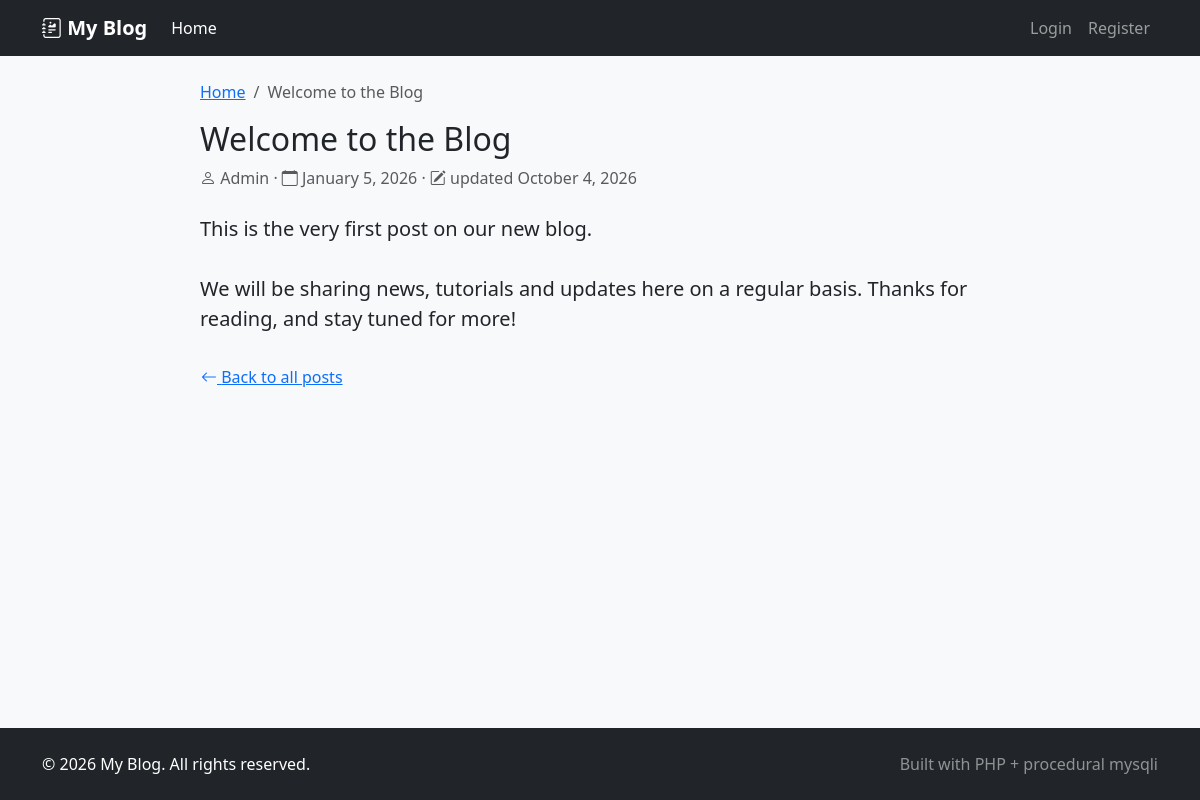
The app's page /index.php?page=post&id=1 with its own data.
### tables this page shows
CREATE TABLE posts (
    id INT NOT NULL AUTO_INCREMENT PRIMARY KEY,
    user_id INT NOT NULL,
    title VARCHAR(200) NOT NULL,
    content TEXT NOT NULL,
    image VARCHAR(255) DEFAULT NULL,
    created_at DATETIME NOT NULL DEFAULT CURRENT_TIMESTAMP,
    updated_at DATETIME NOT NULL DEFAULT CURRENT_TIMESTAMP ON UPDATE CURRENT_TIMESTAMP,
    KEY idx_posts_user_id (user_id),
    CONSTRAINT fk_posts_user FOREIGN KEY (user_id) REFERENCES users (id) ON DELETE CASCADE
);

CREATE TABLE users (
    id INT NOT NULL AUTO_INCREMENT PRIMARY KEY,
    name VARCHAR(100) NOT NULL,
    email VARCHAR(190) NOT NULL UNIQUE,
    password VARCHAR(255) NOT NULL,
    role ENUM('admin','user') NOT NULL DEFAULT 'user',
    created_at DATETIME NOT NULL DEFAULT CURRENT_TIMESTAMP
);

### index.php (called while the page is built, shortened)
<?php
require_once __DIR__ . '/config/config.php';
require_once __DIR__ . '/core/functions.php';
$page = $_GET['page'] ?? 'home';
switch ($page) {
    case 'post':
        $post = getPostById($_GET['id'] ?? 0);
        break;
}
require __DIR__ . '/inc/header.php';
require __DIR__ . '/views/' . $page . '.php';
require __DIR__ . '/inc/footer.php';

### core/functions.php (called while the page is built, shortened)
<?php
function e($value)
{
    return htmlspecialchars((string) $value, ENT_QUOTES, 'UTF-8');
}
function getPostById($id)
{
    global $conn;
    $id = (int) $id;
    $sql = "SELECT p.*, u.name AS author_name, u.role AS author_role
            FROM posts p
            INNER JOIN users u ON u.id = p.user_id
            WHERE p.id = $id
            LIMIT 1";
    $result = mysqli_query($conn, $sql);
    if ($result) {
        $row = mysqli_fetch_assoc($result);
        return $row ?: null;
    }
    return null;
}

### views/post.php (the view, shortened to what this page needs)
<article class="mx-auto" style="max-width: 800px;">
    <nav aria-label="breadcrumb">
        <ol class="breadcrumb">
            <li class="breadcrumb-item"><a href="index.php?page=home">Home</a></li>
            <li class="breadcrumb-item active" aria-current="page"><?= e($post['title']) ?></li>
        </ol>
    </nav>
    <header class="mb-4">
        <h1 class="h2 mb-2"><?= e($post['title']) ?></h1>
        <p class="text-muted mb-0">
            <i class="bi bi-person"></i> <?= e($post['author_name']) ?>
            &middot; <i class="bi bi-calendar"></i> <?= e(date('F j, Y', strtotime($post['created_at']))) ?>
            <?php if ($post['updated_at'] !== $post['created_at']) { ?>
                &middot; <i class="bi bi-pencil-square"></i> updated <?= e(date('F j, Y', strtotime($post['updated_at']))) ?>
            <?php } ?>
        </p>
    </header>
    <div class="post-content fs-5">
        <?= nl2br(e($post['content'])) ?>
    </div>
    <a href="index.php?page=home" class="btn btn-link px-0 mt-4">
        <i class="bi bi-arrow-left"></i> Back to all posts
    </a>
</article>

### assets/css/style.css (style rules this page uses)
body { min-height: 100vh; display: flex; flex-direction: column; background-color: #f8f9fa; }
.post-content { white-space: normal; word-wrap: break-word; }

### records on screen
posts: title "Welcome to the Blog", user.name "Admin", created_at "January 5, 2026", updated_at "October 4, 2026", content "This is the very first post on our new blog. We will be sharing news, tutorials and updates here on a regular basis. Thanks for reading, and stay tuned for more!"

### other values on screen
SITE_NAME "My Blog"
